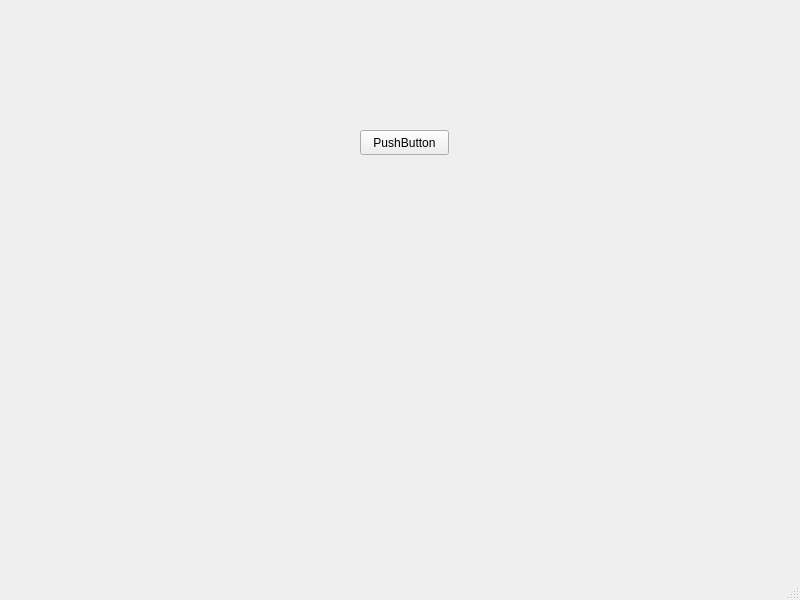
<?xml version="1.0" encoding="UTF-8"?>
<ui version="4.0">
 <class>MainWindow</class>
 <widget class="QMainWindow" name="MainWindow">
  <property name="geometry">
   <rect>
    <x>0</x>
    <y>0</y>
    <width>800</width>
    <height>600</height>
   </rect>
  </property>
  <property name="windowTitle">
   <string>MainWindow</string>
  </property>
  <widget class="QWidget" name="centralwidget">
   <widget class="QPushButton" name="pushButton">
    <property name="geometry">
     <rect>
      <x>360</x>
      <y>130</y>
      <width>89</width>
      <height>25</height>
     </rect>
    </property>
    <property name="text">
     <string>PushButton</string>
    </property>
   </widget>
  </widget>
  <widget class="QMenuBar" name="menubar">
   <property name="geometry">
    <rect>
     <x>0</x>
     <y>0</y>
     <width>800</width>
     <height>22</height>
    </rect>
   </property>
  </widget>
  <widget class="QStatusBar" name="statusbar"/>
 </widget>
 <resources/>
 <connections/>
</ui>
